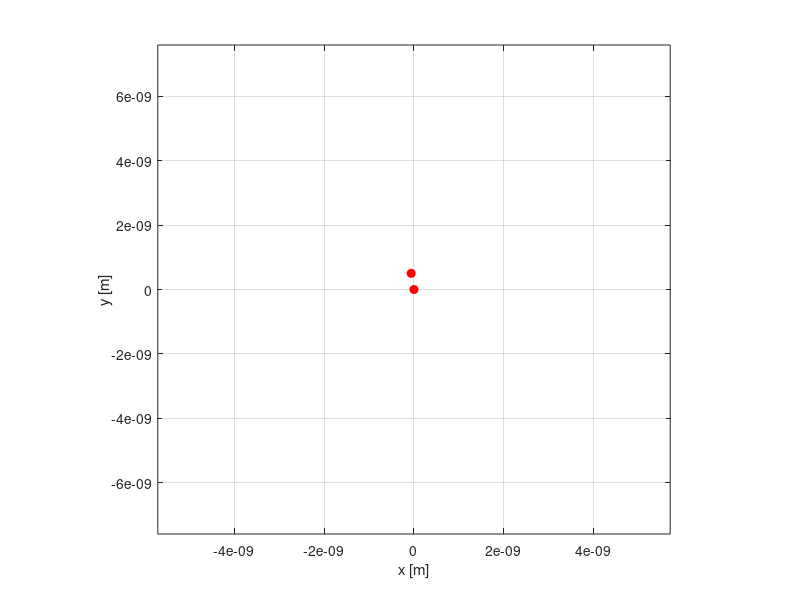

Here is the MATLAB script that generated this plot:
clear all
close all
clc

%% Verlauf der Rutherfordschen Streuformel

%% Ladung z Proton
zp = 1.602*1e-19;
%% Wasserstoffkern 1 Proton
zwss = 1.602*1e-19;
%% elektrische Ladung
e_l = -1.602*1e-19;
%% Elektrische Feldkonstante
e_0 = 8.854*1e-12;
%% Masse Teilchen in kg
me = 9.11 *1e-31;
%% Geschwindigkeit v in ms
v = 300; % 300 m/s

%% Definiere meine Matrix, Fovx = 1 nm, Fovy = 1 nm
Fovx = 1*1e-9; % 1 nm
Fovy = 1*1e-9;
N = 1000;
dFx = Fovx/N;
dFy = Fovy/N;
FovxVektor = [-Fovx/2:dFx:Fovx/2];
FovyVektor = [-Fovy/2:dFy:Fovy/2];
[xm ym] = meshgrid(FovxVektor,FovyVektor);
M = sqrt(xm.^2+ym.^2);

figure(1)
plot(0,0,'or','MarkerFaceColor','r')
hold on
plot(xm(round(N/2),1),ym(end,1),'or','MarkerFaceColor','r')
grid on
xlabel('x [nm]')
ylabel('y [cm]')
xlim([1.2*xm(1,1) 1.2*xm(1,end)])
ylim([1.2*ym(1,1) 1.2*ym(end,1)])

Fc = (zp*e_l)/(4*pi*e_0*M(1,1)^2);
a = Fc / me;

Nt = 10000;
tend = 1e-12; % pikoSekunden
deltaT = tend/Nt;
t = [0:deltaT:tend];

%% VZ von M Feld, Koordinatensystem
M(1:end,1:round(N/2)) = M(1:end,1:round(N/2)).*-1;
M(round(N/2)+1:end,round(N/2):end) = M(round(N/2)+1:end,round(N/2):end).*-1;

winkel_neu = 0;

for i = 1:5
    rneu = (0.5*a*(t(i)+deltaT)^2) + (v*(t(i)));
    if (abs(rneu) <= abs(M(1,1))) && (winkel_neu <=2*pi)
        phi_begin = 0;
        phi = [phi_begin:pi/100:2*pi];

        winkel_neu = (t(i)+deltaT)*v / rneu * (-1); % in radiant, (-1), da F Betrachtung anziehend, sonst +1
        %winkel_neu = winkel_neu *(360/2*pi)

        if (winkel_neu <= pi/2) && (winkel_neu >= 0)
            x_wert = rneu*cos(winkel_neu);
            x_stelle = find(xm(1,1:end) >= x_wert);
            x_stelle = x_stelle(1);
            x_wert = xm(1,x_stelle);

            y_wert = rneu*sin(winkel_neu);
            y_stelle = find(ym(1:end,1) >= y_wert);
            y_stelle = y_stelle(end);
            y_wert = ym(y_stelle,1);
        end
        if (winkel_neu > pi/2) && (winkel_neu <= pi)
            x_wert = rneu*cos(pi-winkel_neu);
            x_stelle = find(xm(1,1:end) >= x_wert);
            x_stelle = x_stelle(end);
            x_wert = xm(1,x_stelle);

            y_wert = rneu*sin(pi-winkel_neu);
            y_stelle = find(ym(1:end,1) >= y_wert);
            y_stelle = y_stelle(end);
            y_wert = ym(y_stelle,1);
        end
        if (winkel_neu > pi) && (winkel_neu <= (3*pi/2))
            x_wert = rneu*cos(winkel_neu-pi);
            x_stelle = find(xm(1,1:end) >= x_wert);
            x_stelle = x_stelle(end);
            x_wert = xm(1,x_stelle);

            y_wert = rneu*sin(winkel_neu-pi);
            y_stelle = find(ym(1:end,1) >= y_wert);
            y_stelle = y_stelle(1);
            y_wert = ym(y_stelle,1);
        end
        if (winkel_neu > 3*pi/2) && (winkel_neu <= 2*pi)
            x_wert = rneu*cos(winkel_neu-(3*pi/2));
            x_stelle = find(xm(1,1:end) >= x_wert);
            x_stelle = x_stelle(end);
            x_wert = xm(1,x_stelle);

            y_wert = rneu*sin(winkel_neu-(3*pi/2));
            y_stelle = find(ym(1:end,1) >= y_wert);
            y_stelle = y_stelle(end);
            y_wert = ym(y_stelle,1);
        end
        figure(1)
        clf
        plot(0,0,'or','MarkerFaceColor','r')
        hold on
        plot(x_wert,y_wert,'or','MarkerFaceColor','r')
        grid on
        xlabel('x [m]')
        ylabel('y [m]')
        xlim([3*xm(1,1) 3*xm(1,end)])
        ylim([3*ym(1,1) 3*ym(end,1)])
    else
        break;
    end
    disp([x_wert y_wert])

    
end





